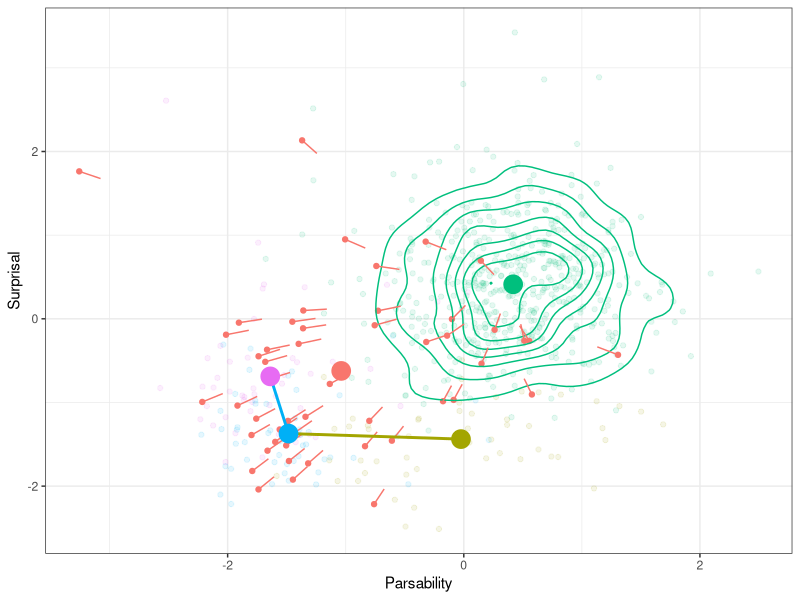
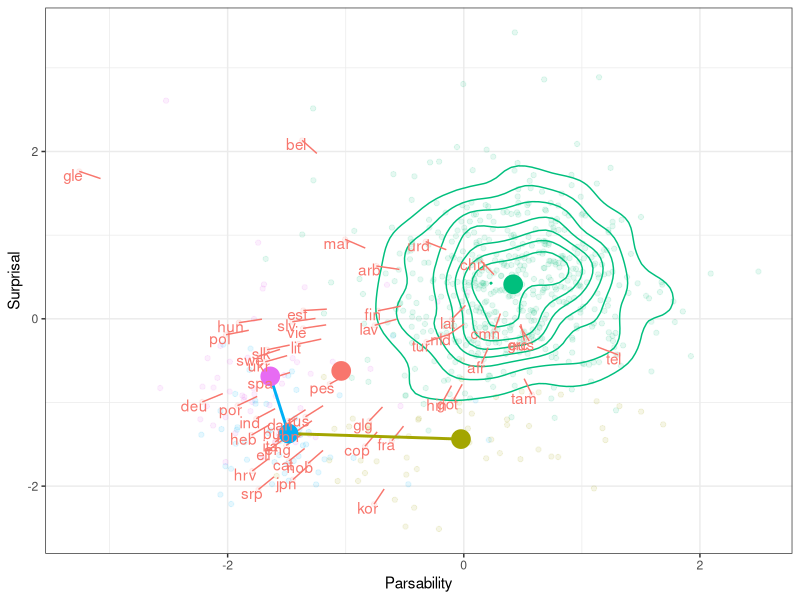

R code for these plots, in order:




library(tidyr)
library(dplyr)
library(ggplot2)




dataS = read.csv("plane-fixed.tsv", sep="\t")
dataP = read.csv("plane-parse.tsv", sep="\t")

dataS = dataS %>% group_by(Language, Type, Model) %>% summarise(Surp = mean(Surp))
dataP = dataP %>% group_by(Language, Type, Model) %>% summarise(UAS = mean(UAS), Pars = mean(Pars))

dataS = as.data.frame(dataS)
dataP = as.data.frame(dataP)

#library(lme4)
#summary(lmer(Surp ~ Type + (1|Language), data=dataS %>% filter(grepl("langm", Type))))



dataS = dataS %>% mutate(Type = as.character(Type))
dataP = dataP %>% mutate(Type = as.character(Type))

dataS = dataS %>% mutate(Model = as.character(Model))
dataP = dataP %>% mutate(Model = as.character(Model))

dataS = dataS %>% mutate(Language = as.character(Language))
dataP = dataP %>% mutate(Language = as.character(Language))


data = merge(dataS, dataP, by=c("Language", "Model", "Type"))

#data = data %>% filter(Surp < 20)
#data = data %>% filter(Pars < 4)

data = data %>% mutate(Two = Surp+Pars)

data2 = rbind(data)
data2 = data2 %>% group_by(Language) %>% mutate(MeanSurp = mean(Surp), SDSurp = sd(Surp)) %>% mutate(MeanPars = mean(Pars), SDPars = sd(Pars))
plot = ggplot(data2, aes(x=(Pars-MeanPars)/SDPars, y=(Surp-MeanSurp)/SDSurp, color=Type, group=Type)) +geom_point()
#plot = ggplot(data, aes(x=(Pars), y=(Surp), color=Type, group=Type)) +geom_point()


#dataMean = data %>% group_by(Language) %>% summarise(MeanSurp = mean(Surp), SDSurp = sd(Surp)+0.0001)
#data_ = merge(data, dataMean, by=c("Language"))
#dataMean = data %>% group_by(Language) %>% summarise(MeanUAS = mean(UAS), SDUAS = sd(UAS)+0.0001)
#data_ = merge(data_, dataMean, by=c("Language"))
#
#plot = ggplot(data_, aes(x=(UAS), y=(Surp-MeanSurp), color=Type, group=Type)) +geom_point()

dataPBest = data %>% filter(Type == "manual_output_funchead_two_coarse_parser_final") %>% group_by(Language) %>% summarise(Pars = min(Pars))
data2Best = data %>% filter(Type == "manual_output_funchead_two_coarse_final") %>% group_by(Language) %>% summarise(Two = min(Two))
dataSBest = data %>% filter(Type == "manual_output_funchead_langmod_coarse_final") %>% group_by(Language) %>% summarise(Surp = min(Surp))

dataP = data %>% filter(Type == "manual_output_funchead_two_coarse_parser_final")
data2 = data %>% filter(Type == "manual_output_funchead_two_coarse_final")
dataS = data %>% filter(Type == "manual_output_funchead_langmod_coarse_final")

dataP = merge(dataP, dataPBest, by=c("Language", "Pars"))
data2 = merge(data2, data2Best, by=c("Language", "Two"))
dataS = merge(dataS, dataSBest, by=c("Language", "Surp"))


dataRandom = data %>% filter(grepl("RANDOM", Type))
dataDepL = data %>% filter(grepl("depl", Type)) #%>% group_by(Language) %>% summarise(Surp = mean(Surp), Pars = mean(Pars))
dataGround = data %>% filter(grepl("ground", Type)) #%>% group_by(Language) %>% summarise(Surp = mean(Surp), Pars = mean(Pars))


data = rbind(dataP, data2)
data = rbind(data, dataS)
data = rbind(data, dataRandom)
#data = rbind(data, dataDepL)
data = rbind(data, dataGround)

dataMean = data %>% group_by(Language) %>% summarise(MeanSurp = mean(Surp), SDSurp = sd(Surp)+0.0001)
data = merge(data, dataMean, by=c("Language"))
dataMean = data %>% group_by(Language) %>% summarise(MeanPars = mean(Pars), SDPars = sd(Pars)+0.0001)
data = merge(data, dataMean, by=c("Language"))

dataMean = data %>% filter(grepl("RANDOM", Type)) %>% group_by(Language) %>% summarise(MeanSurpRand = mean(Surp), SDSurpRand = sd(Surp)+0.0001)
data = merge(data, dataMean, by=c("Language"))
dataMean = data %>% filter(grepl("RANDOM", Type)) %>% group_by(Language) %>% summarise(MeanParsRand = mean(Pars), SDParsRand = sd(Pars)+0.0001)
data = merge(data, dataMean, by=c("Language"))




#plot = ggplot(data, aes(x=(Pars-MeanPars)/SDPars, y=(Surp-MeanSurp)/SDSurp, color=Type, group=Type)) +geom_point()
#plot = ggplot(data, aes(x=(Pars-MeanPars), y=(Surp-MeanSurp), color=Type, group=Type)) +geom_point()
#
#plot = ggplot(data, aes(x=(Pars-MeanPars)/SDPars, y=(Surp-MeanSurp)/SDSurp, color=Type, group=Type)) +geom_point() + facet_wrap(~Language)
#
#plot = ggplot(data, aes(x=(Pars-MeanPars), y=(Surp-MeanSurp), color=Type, group=Type)) +geom_point() + facet_wrap(~Language)


subData = data %>% filter(Type %in% c("manual_output_funchead_two_coarse_parser_final", "manual_output_funchead_two_coarse_final", "manual_output_funchead_langmod_coarse_final"))

subData = subData[order(subData$Type),]

#plot = ggplot(data, aes(x=(Pars-MeanPars)/SDPars, y=(Surp-MeanSurp)/SDSurp, color=Type, group=Type)) +geom_point() + geom_path(data=subData, aes(x=(Pars-MeanPars)/SDPars, y=(Surp-MeanSurp)/SDSurp, group=1)) + facet_wrap(~Language)


summarizedData = data %>% group_by(Type) %>% summarise(Surp = mean((Surp-MeanSurp)/SDSurp), Pars = mean((Pars-MeanPars)/SDPars))
#plot = ggplot(summarizedData, aes(x=Pars, y=Surp, color=Type, group=Type)) + geom_point()


summarizedDataRand = data %>% group_by(Type) %>% summarise(Surp = mean((Surp-MeanSurpRand)/SDSurpRand), Pars = mean((Pars-MeanParsRand)/SDParsRand))
#plot = ggplot(summarizedDataRand, aes(x=Pars, y=Surp, color=Type, group=Type)) + geom_point()



#plot = ggplot(data, aes(x=(Pars-MeanPars)/SDPars, y=(Surp-MeanSurp)/SDSurp, color=Type, group=Type)) +geom_point() + geom_point(data=summarizedData, aes(x=Pars, y=Surp, size=8)) + geom_path(data=summarizedData %>% filter(Type %in% c("manual_output_funchead_two_coarse_parser_final", "manual_output_funchead_two_coarse_final", "manual_output_funchead_langmod_coarse_final")), aes(x=Pars, y=Surp, size=5, group=1))


#plot = ggplot(data, aes(x=(Pars-MeanPars)/SDPars, y=(Surp-MeanSurp)/SDSurp, color=Type, group=Type, alpha=0.9)) +geom_point() + geom_point(data=summarizedData, aes(x=Pars, y=Surp, size=8, alpha=1.0)) + geom_path(data=summarizedData %>% filter(Type %in% c("manual_output_funchead_two_coarse_parser_final", "manual_output_funchead_two_coarse_final", "manual_output_funchead_langmod_coarse_final")), aes(x=Pars, y=Surp, size=5, group=1, alpha=1.0)) + theme_bw() + geom_point(data=data %>% filter(grepl("ground", Type)), aes(x=(Pars-MeanPars)/SDPars, y=(Surp-MeanSurp)/SDSurp, color=Type, group=Type, alpha=1.0))  + geom_density_2d(data=data %>% filter(grepl("RANDOM", Type)), aes(alpha=1.0))



#plot = ggplot(data, aes(x=(Pars-MeanParsRand)/SDParsRand, y=(Surp-MeanSurpRand)/SDSurpRand, color=Type, group=Type, alpha=0.9)) +geom_point() + geom_point(data=summarizedDataRand, aes(x=Pars, y=Surp, size=8, alpha=1.0)) + geom_path(data=summarizedDataRand %>% filter(Type %in% c("manual_output_funchead_two_coarse_parser_final", "manual_output_funchead_two_coarse_final", "manual_output_funchead_langmod_coarse_final")), aes(x=Pars, y=Surp, size=5, group=1, alpha=1.0)) + theme_bw() + geom_point(data=data %>% filter(grepl("ground", Type)), aes(x=(Pars-MeanParsRand)/SDParsRand, y=(Surp-MeanSurpRand)/SDSurpRand, color=Type, group=Type, alpha=1.0))  + geom_density_2d(data=data %>% filter(grepl("RANDOM", Type)), aes(alpha=1.0))


dataGroundArrow = data %>% filter(grepl("ground", Type))
dataGroundArrow = dataGroundArrow %>% mutate(Pars_z = (Pars-MeanPars)/SDPars, Surp_z = (Surp-MeanSurp)/SDSurp)
dataGroundArrow = dataGroundArrow %>% mutate(Pars_z_end = (MeanParsRand-MeanPars)/SDPars, Surp_z_end = (MeanSurpRand-MeanSurp)/SDSurp)
dataGroundArrow = dataGroundArrow %>% mutate(Pars_z_dir = Pars_z_end - Pars_z, Surp_z_dir = Surp_z_end - Surp_z)
dataGroundArrow = dataGroundArrow %>% mutate(z_length = sqrt(Pars_z_dir**2 + Surp_z_dir**2))
dataGroundArrow = dataGroundArrow %>% mutate(Pars_z_dir = Pars_z_dir/z_length, Surp_z_dir = Surp_z_dir/z_length)
dataGroundArrow = dataGroundArrow %>% mutate(Pars_z_end = Pars_z + 0.2 * Pars_z_dir, Surp_z_end = Surp_z + 0.2 * Surp_z_dir)


plot = ggplot(data, aes(x=(Pars-MeanPars)/SDPars, y=(Surp-MeanSurp)/SDSurp, color=Type, group=Type, alpha=0.9)) +geom_point()  + theme_bw() + geom_point(data=data %>% filter(grepl("ground", Type)), aes(x=(Pars-MeanPars)/SDPars, y=(Surp-MeanSurp)/SDSurp, color=Type, group=Type, alpha=1.0))  + geom_density_2d(data=data %>% filter(grepl("RANDOM", Type)), aes(alpha=1.0)) + geom_segment(data=dataGroundArrow, aes(x=Pars_z, y=Surp_z, xend=Pars_z_end, yend = Surp_z_end, color=Type, group=Type, alpha=1.0)) + geom_path(data=summarizedData %>% filter(Type %in% c("manual_output_funchead_two_coarse_parser_final", "manual_output_funchead_two_coarse_final", "manual_output_funchead_langmod_coarse_final")), aes(x=Pars, y=Surp, size=5, group=1, alpha=1.0)) + geom_point(data=summarizedData, aes(x=Pars, y=Surp, size=8, alpha=1.0)) + scale_x_continuous(name="Parsability") + scale_y_continuous(name="Surprisal") + theme(legend.position="none")



ggsave(plot, file="pareto-plane.pdf")

iso = read.csv("languages-iso_codes.tsv")

data = merge(data, iso, by=c("Language"))

# geom_point(data=data %>% filter(grepl("ground", Type)), aes(x=(Pars-MeanPars)/SDPars, y=(Surp-MeanSurp)/SDSurp, color=Type, group=Type, alpha=1.0))  +
plot = ggplot(data, aes(x=(Pars-MeanPars)/SDPars, y=(Surp-MeanSurp)/SDSurp, color=Type, group=Type, alpha=0.9)) +geom_point()  + theme_bw() +  geom_density_2d(data=data %>% filter(grepl("RANDOM", Type)), aes(alpha=1.0)) + geom_segment(data=dataGroundArrow, aes(x=Pars_z, y=Surp_z, xend=Pars_z_end, yend = Surp_z_end, color=Type, group=Type, alpha=1.0)) + geom_path(data=summarizedData %>% filter(Type %in% c("manual_output_funchead_two_coarse_parser_final", "manual_output_funchead_two_coarse_final", "manual_output_funchead_langmod_coarse_final")), aes(x=Pars, y=Surp, size=5, group=1, alpha=1.0)) + geom_point(data=summarizedData, aes(x=Pars, y=Surp, size=8, alpha=1.0)) + scale_x_continuous(name="Parsability") + scale_y_continuous(name="Surprisal") + theme(legend.position="none")  +geom_text(data=data %>% filter(grepl("ground", Type)), aes(label=iso_code, alpha=1.0),hjust=0.8, vjust=0.8)

ggsave(plot, file="pareto-plane-iso.pdf")
